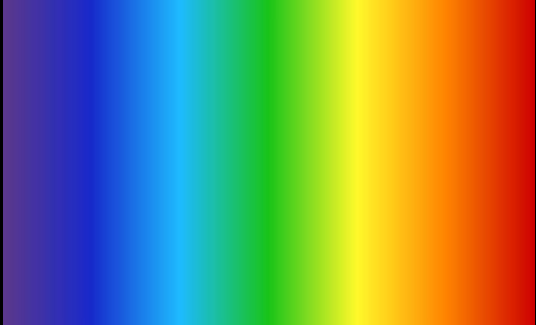
#> input picture input.png, 536 x 325 px
$ python image_encryption_tool.py
#> lines starting #> are read from the running program, lines starting #| are printed output that depends on the picture
from PIL import Image
import random

def load_image(path):
    return Image.open(path)

def save_image(img, path):
    img.save(path)

def xor_encrypt(img, key):
    encrypted = img.copy()
    pixels = encrypted.load()
    for i in range(img.size[0]):
        for j in range(img.size[1]):
            r, g, b = pixels[i, j]
            pixels[i, j] = (r ^ key, g ^ key, b ^ key)
    return encrypted

def add_encrypt(img, key):
    encrypted = img.copy()
    pixels = encrypted.load()
    for i in range(img.size[0]):
        for j in range(img.size[1]):
            r, g, b = pixels[i, j]
            pixels[i, j] = ((r + key) % 256, (g + key) % 256, (b + key) % 256)
    return encrypted

def pixel_swap(img, seed=42):
    swapped = img.copy()
    pixels = swapped.load()
    width, height = img.size
    pixel_coords = [(x, y) for x in range(width) for y in range(height)]

    random.seed(seed)
    shuffled_coords = pixel_coords[:]
    random.shuffle(shuffled_coords)

    for (x1, y1), (x2, y2) in zip(pixel_coords, shuffled_coords):
        pixels[x1, y1], pixels[x2, y2] = pixels[x2, y2], pixels[x1, y1]
    return swapped

def encrypt_image(path, method='xor', key=123, seed=42, output='encrypted.png'):
    img = load_image(path)
    img = img.convert('RGB')

    if method == 'xor':
        encrypted = xor_encrypt(img, key)
    elif method == 'add':
        encrypted = add_encrypt(img, key)
    elif method == 'swap':
        encrypted = pixel_swap(img, seed)
    else:
        raise ValueError("Unknown method")

    save_image(encrypted, output)
    print(f"Image encrypted using {method}. Saved as '{output}'.")

encrypt_image('input.png', method='xor', key=123)
#> in load_image, returned value is the input picture: PIL image 536x325 RGBA; mean R, G, B, A 121.7, 137.6, 98.3, 255
#> in encrypt_image, `encrypted = xor_encrypt(img, key)`:
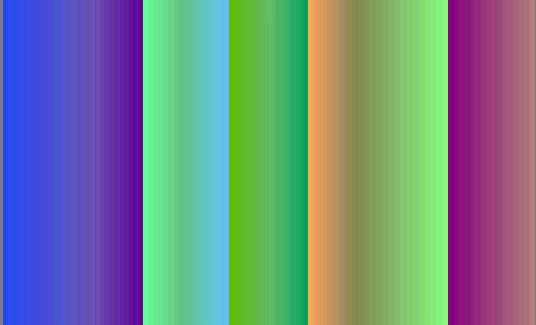
#> encrypted: PIL image 536x325 RGB; mean R, G, B 113.9, 134.9, 136
encrypt_image('input.png', method='add', key=50)
#> call 2 of encrypt_image, with path = 'input.png', method = 'add', key = 50, seed = 42, output = 'encrypted.png'
#> in encrypt_image (call 2), `encrypted = add_encrypt(img, key)`:
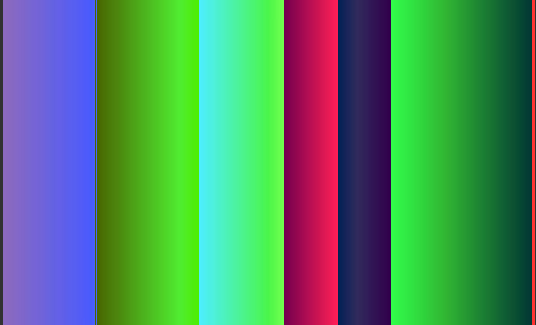
#> encrypted: PIL image 536x325 RGB; mean R, G, B 79, 136.5, 99.1
encrypt_image('input.png', method='swap', seed=999)
#> call 3 of encrypt_image, with path = 'input.png', method = 'swap', key = 123, seed = 999, output = 'encrypted.png'
#> in encrypt_image (call 3), `encrypted = pixel_swap(img, seed)`:
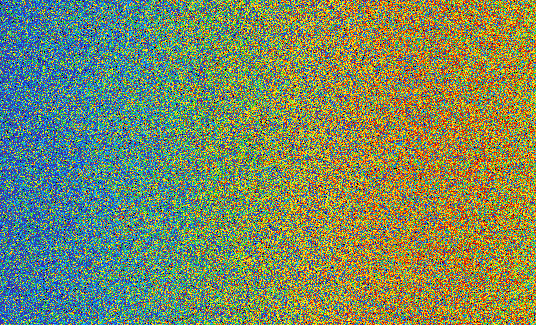
#> encrypted: PIL image 536x325 RGB; mean R, G, B 121.7, 137.6, 98.3
# Decrypt XOR
encrypt_image('encrypted.png', method='xor', key=123, output='xor_decrypted.png')
#> call 4 of encrypt_image, with path = 'encrypted.png', method = 'xor', key = 123, seed = 42, output = 'xor_decrypted.png'
#> in encrypt_image (call 4), `encrypted = xor_encrypt(img, key)`:
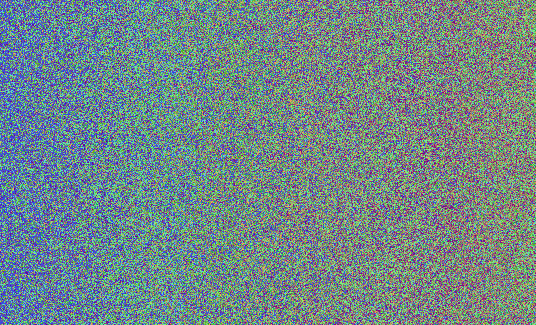
#> encrypted: PIL image 536x325 RGB; mean R, G, B 113.9, 134.9, 136

# Decrypt Add
encrypt_image('encrypted.png', method='add', key=-50, output='add_decrypted.png')
#> in encrypt_image (call 5), `encrypted = add_encrypt(img, key)`:
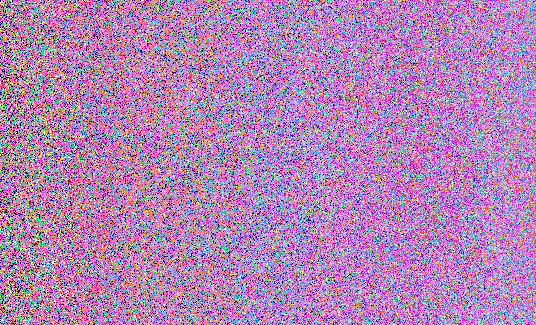
#> encrypted: PIL image 536x325 RGB; mean R, G, B 178.2, 132.5, 182

# Decrypt Swap
encrypt_image('encrypted.png', method='swap', seed=999, output='swap_decrypted.png')
#> in encrypt_image (call 6), `encrypted = pixel_swap(img, seed)`:
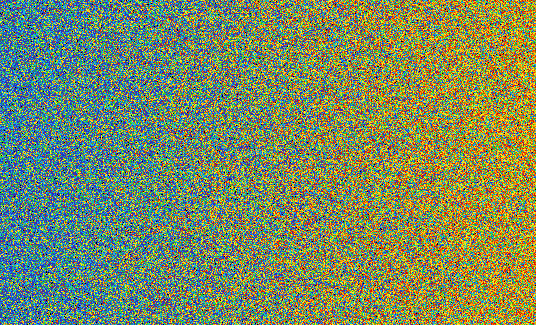
#> encrypted: PIL image 536x325 RGB; mean R, G, B 121.7, 137.6, 98.3
